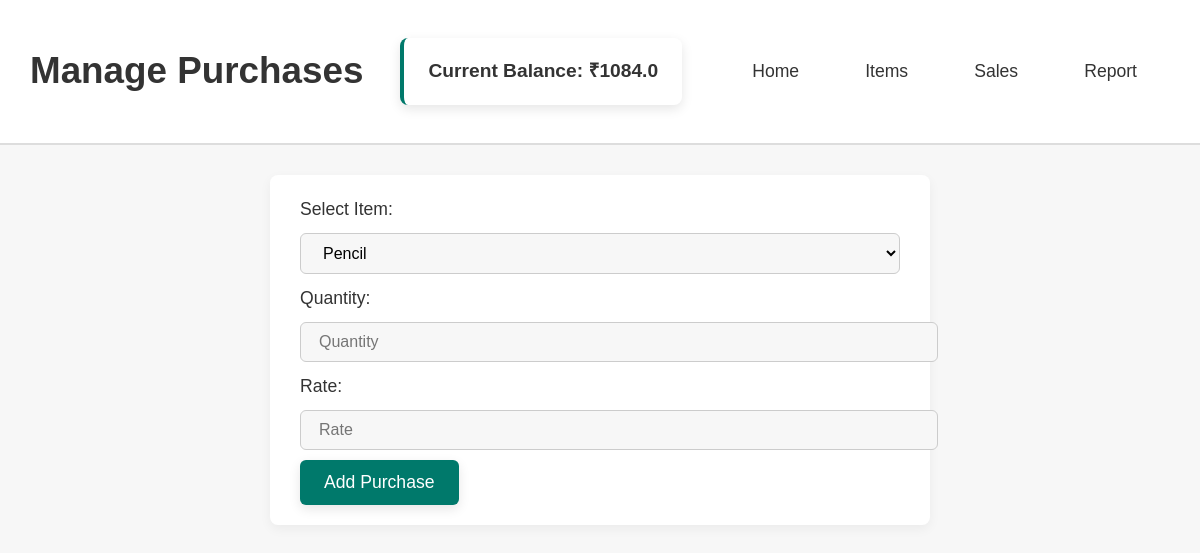
Before: /purchase with the older database file.
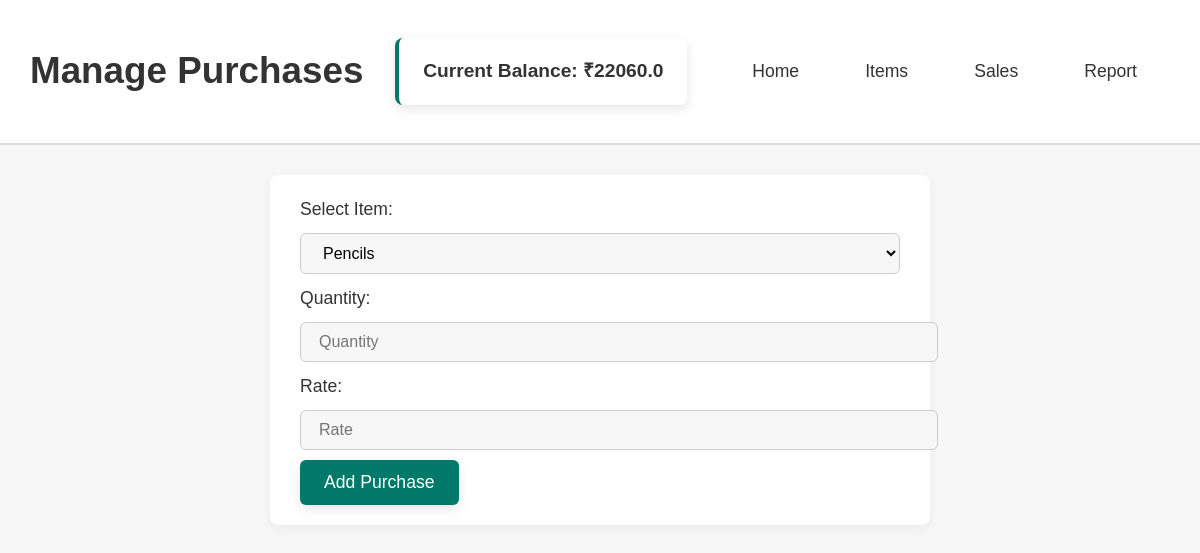
After: the same page with the newer database file.
### app.py (models this page shows)
class Company(db.Model):
    id = db.Column(db.Integer, primary_key=True)
    name = db.Column(db.String(100), nullable=False, default='Namma Kadai')
    cash_balance = db.Column(db.Float, default=1000.0)

### app.py (the view, shortened to what this page needs)
@app.route('/purchase', methods=['GET', 'POST'])
def manage_purchase():
    items = Item.query.all()
    company = Company.query.first()
    return render_template('purchase.html', items=items, company=company)

### templates/purchase.html (shortened to what this page needs)
<!DOCTYPE html>
<html lang="en">
<head>
    <link rel="stylesheet" href="{{ url_for('static', filename='style.css') }}">
</head>
<body>
    <header>
        <h1>Manage Purchases</h1>
        <div class="balance">
            <p>Current Balance: ₹{{ company.cash_balance | round(2) }}</p>
        </div>
        <nav>
            <a href="{{ url_for('home') }}">Home</a>
            <a href="{{ url_for('manage_items') }}">Items</a>
            <a href="{{ url_for('manage_sales') }}">Sales</a>
            <a href="{{ url_for('report') }}">Report</a>
        </nav>
    </header>
    <section class="form-section">
        <form method="POST">
            <label for="item_id">Select Item:</label>
            <select name="item_id" id="item_id" required>
                {% for item in items %}
                    <option value="{{ item.id }}">{{ item.name }}</option>
                {% endfor %}
            </select>
            <label for="qty">Quantity:</label>
            <input type="number" name="qty" id="qty" placeholder="Quantity" required min="1">
            <label for="rate">Rate:</label>
            <input type="number" name="rate" id="rate" placeholder="Rate" required step="0.01" min="0">
            <button type="submit" class="button">Add Purchase</button>
        </form>
    </section>
</body>
</html>

Changed rows visible on the page:
changed Company: cash_balance "1084.0" → "22060.0"
Other visible differences:
form field item_id: "Pencil" → "Pencils"
